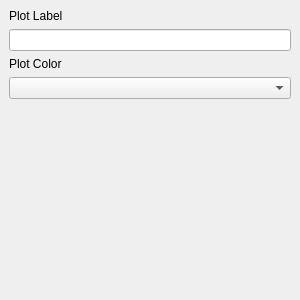
<?xml version="1.0" encoding="UTF-8"?>
<ui version="4.0">
 <class>SolvWidget</class>
 <widget class="QDockWidget" name="SolvWidget">
  <property name="geometry">
   <rect>
    <x>0</x>
    <y>0</y>
    <width>299</width>
    <height>300</height>
   </rect>
  </property>
  <property name="windowTitle">
   <string>DockWidget</string>
  </property>
  <widget class="QWidget" name="dockWidgetContents">
   <layout class="QVBoxLayout" name="verticalLayout">
    <item>
     <widget class="QLabel" name="plotNameLabel">
      <property name="text">
       <string>Plot Label</string>
      </property>
     </widget>
    </item>
    <item>
     <widget class="QLineEdit" name="plotNameEdit"/>
    </item>
    <item>
     <widget class="QLabel" name="plotColorLabel">
      <property name="text">
       <string>Plot Color</string>
      </property>
     </widget>
    </item>
    <item>
     <widget class="KColorCombo" name="plotColor"/>
    </item>
    <item>
     <spacer name="verticalSpacer">
      <property name="orientation">
       <enum>Qt::Vertical</enum>
      </property>
      <property name="sizeHint" stdset="0">
       <size>
        <width>282</width>
        <height>175</height>
       </size>
      </property>
     </spacer>
    </item>
   </layout>
  </widget>
 </widget>
 <customwidgets>
  <customwidget>
   <class>KColorCombo</class>
   <extends>QComboBox</extends>
   <header>kcolorcombo.h</header>
  </customwidget>
 </customwidgets>
 <resources/>
 <connections/>
</ui>
